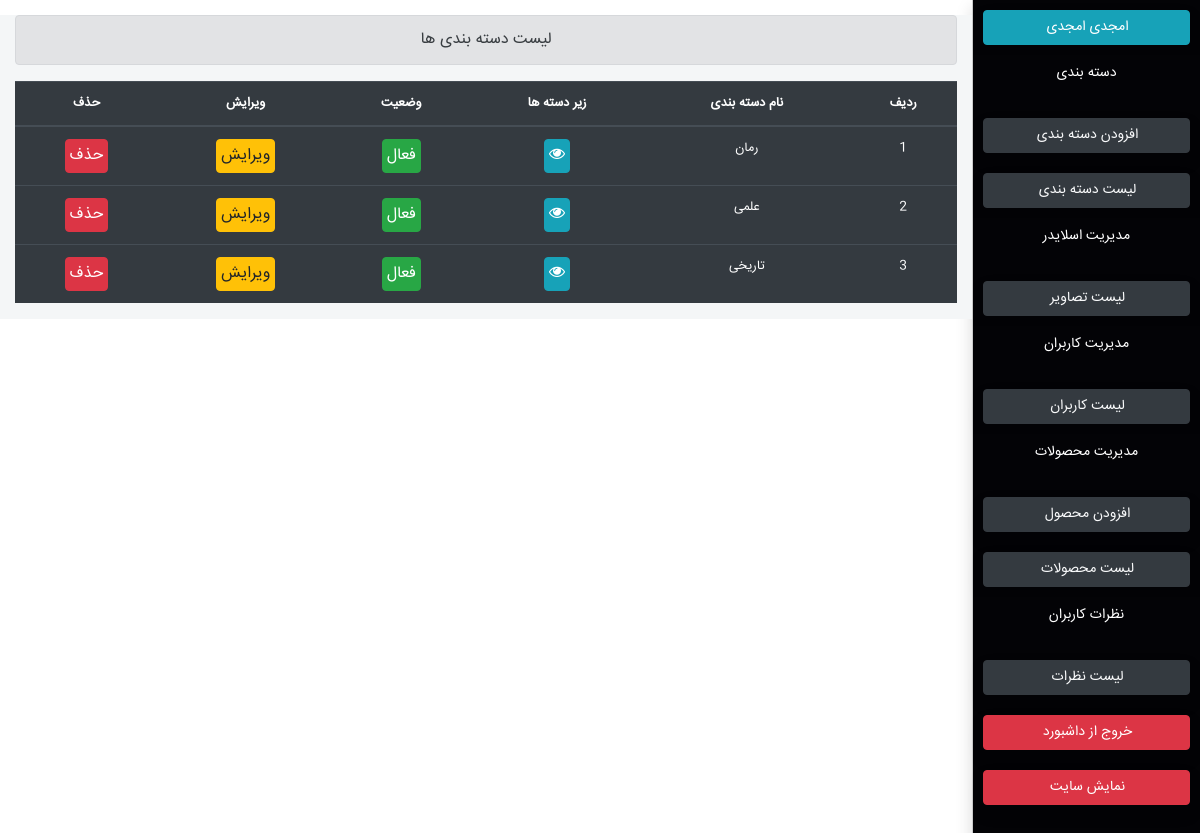
/admin/listcat.php (signed in), run on the app's committed database.
### tables this page shows
CREATE TABLE `product_category` (
  `id` int(10) UNSIGNED NOT NULL,
  `cat_name` varchar(30) DEFAULT NULL,
  `parent` int(10) UNSIGNED NOT NULL DEFAULT 0,
  `status` enum('ACTIVE','INACTIVE') DEFAULT 'ACTIVE'
);

### core/model.php (called while the page is built, shortened)
<?php
class model
{
    protected $connect;
    function __construct($dbname_in = "", $username_in = "", $password_in = "")
    {
        $this->dbname = $dbname_in;
        $this->username = $username_in;
        $this->password = $password_in;
        $uft = [PDO::ATTR_ERRMODE => PDO::ERRMODE_EXCEPTION, PDO::MYSQL_ATTR_INIT_COMMAND => "SET NAMES Utf8"];
        $this->connect = new PDO("mysql:host=localhost;dbname=" . $this->dbname, $this->username, $this->password, $uft);
    }
    function Do_Select($query = "", $param = [], $fetch = "")
    {
        $result = $this->connect->prepare($query);
        $result->execute();
        if (empty($fetch)) {
            return $res = $result->fetchAll(2);
        } else {
            return $res = $result->fetch(2);
        }
    }
    function filter($data)
    {
        return trim(htmlspecialchars(stripcslashes($data)));
    }
}
class functions extends model
{
    function get_product_category($id = "")
    {
        $id = $this->filter($id);
        if (empty($id)) {
            $result = $this->Do_Select("select * from product_category where parent=0");
            if ($result) {
                return $result;
            } else {
                return false;
            }
        }
    }
}
$functions = new functions('book_shop', "root", "");

### admin/listcat.php (the view, shortened to what this page needs)
<?php
include_once 'header.php';
include_once '../core/model.php';
if (isset($_GET["parent"]) and !empty(trim($_GET["parent"]))) {
    $cat = $functions->get_product_category_childs($_GET["parent"]);
    $btn_back = '<a href="listcat.php" class="btn btn-info m-2"> بازگشت</a>';
} else {
    $cat = $functions->get_product_category();
}
?>
    <div class="boxfather">
        <?php include_once 'sidebar.php' ?>
        <div class="leftbox" style="margin-top: 15px">
            <div class="container-fluid text-center">
                <div class="row">
                    <div class="col-12">
                        <div class="alert alert-secondary">لیست دسته بندی ها</div>
                        <table class="table table-dark table-hover small">
                            <thead>
                            <tr>
                                <th>ردیف</th>
                                <th>نام دسته بندی</th>
                                <th>زیر دسته ها</th>
                                <th>وضعیت</th>
                                <th>ویرایش</th>
                                <th>حذف</th>
                            </tr>
                            </thead>
                            <tbody>
                            <?php
                            if (is_array($cat)) {
                                foreach ($cat as $key => $row) {
                                    ?>
                                    <tr>
                                        <td><?= $key + 1 ?></td>
                                        <td><?= $row["cat_name"] ?></td>
                                        <?php if ($row["parent"] == 0) { ?>
                                            <td><a href="?parent=<?= $row["id"] ?>" class="btn btn-info p-1 ">
                                                    <i class="glyphicon fa fa-eye"></i> </a></td>
                                        <?php } else { ?>
                                            <td><a class="btn btn-danger p-1 ">
                                                    <i class="glyphicon fa fa-eye-slash"></i> </a></td>
                                        <?php } ?>
                                        <?php if ($row["parent"] == 0) { ?>
                                            <?php if ($row["status"] == "ACTIVE") { ?>
                                                <td><a href="?inactive=<?= $row["id"] ?>" class="btn btn-success p-1">
                                                        فعال </a></td>
                                            <?php } else { ?>
                                                <td><a href="?active=<?= $row["id"] ?>" class="btn btn-warning p-1">
                                                        غیرفعال </a></td>
                                            <?php } ?>
                                            <td><a href="edit_cat.php?cat_id=<?= $row["id"] ?>"
                                                   class="btn btn-warning p-1"> ویرایش </a></td>
                                            <td><a href="?delete=<?= $row["id"] ?>" class="btn btn-danger p-1"> حذف </a>
                                            </td>
                                        <?php } ?>
                                    </tr>
                                <?php }
                            } else { ?>
                                <td><a class="btn btn-danger p-1"> هیچ موردی یافت نشد </a></td>
                            <?php } ?>
                            </tbody>
                        </table>
                    </div>
                </div>
            </div>
        </div>
    </div>
<?php include_once 'footer.php' ?>

### admin/fileadmin/css/style.css (style rules this page uses)
body { padding: 0; margin: 0; direction: rtl !important; background-color: #fff; text-decoration: none; list-style: none; }
* { font-family: 'iransans'; }
.boxfather { width: 100%; height: 100%; }
.leftbox { float: left; width: 81%; height: 100%; background: #f4f6f7; }

### data on the page
product_category: cat_name "رمان"
product_category: cat_name "علمی"
product_category: cat_name "تاریخی"

### other printed values
$_SESSION['admin_info']['name'] "امجدی"
$_SESSION['admin_info']['family'] "امجدی"
